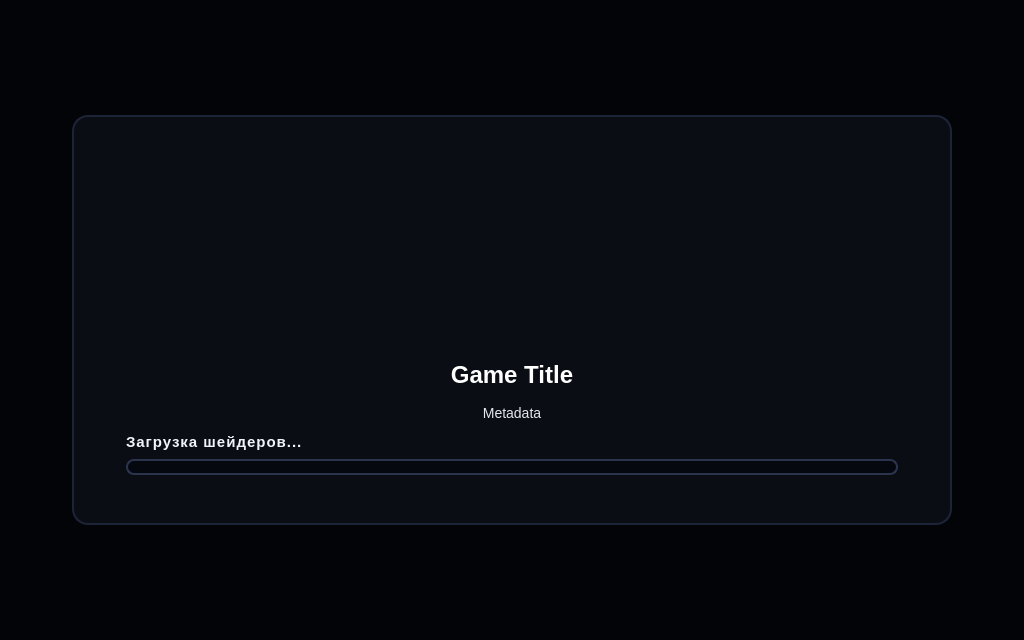
<?xml version="1.0" encoding="UTF-8"?>
<ui version="4.0">
 <class>LoadingScreen</class>
 <widget class="QWidget" name="LoadingScreen">
  <property name="geometry">
   <rect>
    <x>0</x>
    <y>0</y>
    <width>1024</width>
    <height>640</height>
   </rect>
  </property>
  <property name="styleSheet">
   <string notr="true">background-color: #030408;</string>
  </property>
  <layout class="QVBoxLayout" name="main_layout">
   <property name="spacing">
    <number>0</number>
   </property>
   <property name="leftMargin">
    <number>0</number>
   </property>
   <property name="topMargin">
    <number>0</number>
   </property>
   <property name="rightMargin">
    <number>0</number>
   </property>
   <property name="bottomMargin">
    <number>0</number>
   </property>
   <item>
    <widget class="QWidget" name="fade_parent" native="true">
     <layout class="QVBoxLayout" name="verticalLayout_2">
      <property name="spacing">
       <number>0</number>
      </property>
      <property name="leftMargin">
       <number>30</number>
      </property>
      <property name="topMargin">
       <number>24</number>
      </property>
      <property name="rightMargin">
       <number>30</number>
      </property>
      <property name="bottomMargin">
       <number>24</number>
      </property>
      <item>
       <layout class="QHBoxLayout" name="top_header_layout">
        <item alignment="Qt::AlignLeft|Qt::AlignTop">
         <widget class="QLabel" name="logo">
          <property name="styleSheet">
           <string notr="true">background: transparent;</string>
          </property>
          <property name="text">
           <string/>
          </property>
         </widget>
        </item>
        <item>
         <spacer name="spacer_top">
          <property name="orientation">
           <enum>Qt::Horizontal</enum>
          </property>
          <property name="sizeHint" stdset="0">
           <size>
            <width>40</width>
            <height>20</height>
           </size>
          </property>
         </spacer>
        </item>
       </layout>
      </item>
      <item>
       <spacer name="spacer_above_card">
        <property name="orientation">
         <enum>Qt::Vertical</enum>
        </property>
        <property name="sizeHint" stdset="0">
         <size>
          <width>20</width>
          <height>40</height>
         </size>
        </property>
       </spacer>
      </item>
      <item alignment="Qt::AlignCenter">
       <widget class="QFrame" name="center_card">
        <property name="minimumSize">
         <size>
          <width>880</width>
          <height>0</height>
         </size>
        </property>
        <property name="maximumSize">
         <size>
          <width>1500</width>
          <height>16777215</height>
         </size>
        </property>
        <property name="styleSheet">
         <string notr="true">QFrame#center_card {
  background-color: rgba(12, 14, 22, 0.96);
  border: 1.5px solid #1c2438;
  border-radius: 16px;
  padding: 24px;
}
QLabel {
  background-color: transparent;
  background: transparent;
}</string>
        </property>
        <layout class="QVBoxLayout" name="card_layout">
         <property name="spacing">
          <number>12</number>
         </property>
         <property name="leftMargin">
          <number>28</number>
         </property>
         <property name="topMargin">
          <number>24</number>
         </property>
         <property name="rightMargin">
          <number>28</number>
         </property>
         <property name="bottomMargin">
          <number>24</number>
         </property>
         <item alignment="Qt::AlignHCenter">
          <widget class="QLabel" name="game_icon">
           <property name="minimumSize">
            <size>
             <width>180</width>
             <height>180</height>
            </size>
           </property>
           <property name="maximumSize">
            <size>
             <width>180</width>
             <height>180</height>
            </size>
           </property>
           <property name="styleSheet">
            <string notr="true">QLabel#game_icon {
  background-color: transparent;
  border: none;
  border-radius: 12px;
}</string>
           </property>
           <property name="alignment">
            <set>Qt::AlignCenter</set>
           </property>
           <property name="scaledContents">
            <bool>false</bool>
           </property>
          </widget>
         </item>
         <item>
          <widget class="QLabel" name="game_title">
           <property name="sizePolicy">
            <sizepolicy hsizetype="Expanding" vsizetype="Preferred">
             <horstretch>0</horstretch>
             <verstretch>0</verstretch>
            </sizepolicy>
           </property>
           <property name="styleSheet">
            <string notr="true">color: #ffffff; font-size: 18pt; font-weight: 800; background: transparent; margin-top: 4px; margin-bottom: 4px;</string>
           </property>
           <property name="text">
            <string>Game Title</string>
           </property>
           <property name="alignment">
            <set>Qt::AlignCenter</set>
           </property>
           <property name="wordWrap">
            <bool>true</bool>
           </property>
          </widget>
         </item>
         <item>
          <widget class="QLabel" name="game_meta">
           <property name="styleSheet">
            <string notr="true">color: #e2e8f0; font-size: 10.5pt; background: transparent; line-height: 1.5;</string>
           </property>
           <property name="text">
            <string>Metadata</string>
           </property>
           <property name="alignment">
            <set>Qt::AlignCenter</set>
           </property>
           <property name="wordWrap">
            <bool>true</bool>
           </property>
          </widget>
         </item>
         <item>
          <layout class="QVBoxLayout" name="progress_layout">
           <property name="spacing">
            <number>8</number>
           </property>
           <item>
            <layout class="QHBoxLayout" name="stage_layout">
             <item>
              <widget class="QLabel" name="stage">
               <property name="styleSheet">
                <string notr="true">color: #f1f5f9; font-size: 11pt; font-weight: 700; letter-spacing: 1px; background: transparent;</string>
               </property>
               <property name="text">
                <string>Загрузка шейдеров...</string>
               </property>
              </widget>
             </item>
             <item alignment="Qt::AlignRight">
              <widget class="QLabel" name="value">
               <property name="styleSheet">
                <string notr="true">color: #00f2fe; font-size: 10pt; font-weight: 600; font-family: monospace; background: transparent;</string>
               </property>
               <property name="text">
                <string/>
               </property>
              </widget>
             </item>
            </layout>
           </item>
           <item>
            <widget class="QProgressBar" name="progress_bar">
             <property name="minimumSize">
              <size>
               <width>0</width>
               <height>16</height>
              </size>
             </property>
             <property name="maximumSize">
              <size>
               <width>16777215</width>
               <height>16</height>
              </size>
             </property>
             <property name="styleSheet">
              <string notr="true">QProgressBar {
  background-color: #060810;
  border: 1.5px solid #2a344d;
  border-radius: 8px;
  text-align: center;
  color: #ffffff;
  font-weight: bold;
  font-size: 10px;
}
QProgressBar::chunk {
  background: qlineargradient(x1:0, y1:0, x2:1, y2:0, stop:0 #00f2fe, stop:0.6 #00b4d8, stop:1 #7928ca);
  border-radius: 6px;
}</string>
             </property>
             <property name="value">
              <number>0</number>
             </property>
             <property name="textVisible">
              <bool>false</bool>
             </property>
            </widget>
           </item>
          </layout>
         </item>
        </layout>
       </widget>
      </item>
      <item>
       <spacer name="spacer_below_card">
        <property name="orientation">
         <enum>Qt::Vertical</enum>
        </property>
        <property name="sizeHint" stdset="0">
         <size>
          <width>20</width>
          <height>40</height>
         </size>
        </property>
       </spacer>
      </item>
      <item>
       <layout class="QHBoxLayout" name="bottom_layout">
        <item>
         <spacer name="spacer_bottom">
          <property name="orientation">
           <enum>Qt::Horizontal</enum>
          </property>
          <property name="sizeHint" stdset="0">
           <size>
            <width>40</width>
            <height>20</height>
           </size>
          </property>
         </spacer>
        </item>
        <item alignment="Qt::AlignRight|Qt::AlignBottom">
         <widget class="QLabel" name="banner">
          <property name="styleSheet">
           <string notr="true">background: transparent;</string>
          </property>
          <property name="text">
           <string/>
          </property>
          <property name="alignment">
           <set>Qt::AlignCenter</set>
          </property>
         </widget>
        </item>
       </layout>
      </item>
     </layout>
    </widget>
   </item>
  </layout>
 </widget>
 <resources/>
 <connections/>
</ui>
